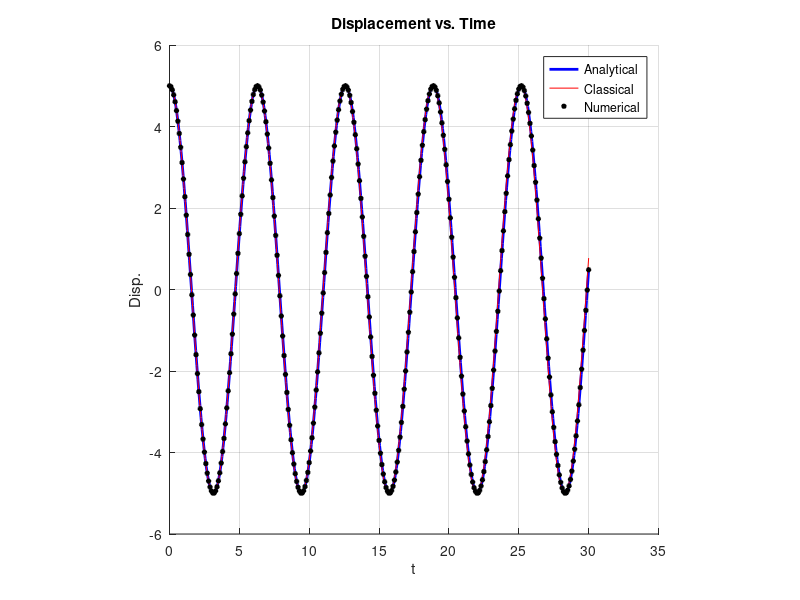

Write MATLAB code to recreate this figure.
clear all; clc;

% Parameters for Analytical and Classical Solution- %
w = 1; 
u_0 = 5;
v_0 = 0;
beta = 0.03;
gamma = 0.5;
% End of Parameters---------------------------------%

% Time Parameters-----------------------------------%
dt = 0.1;
tf = 30;
t0 = 0;
% End of Parameters---------------------------------%

% Numerical Analysis--------------------------------%
      nitems  = 4;               % total number of items stored in history
      nreport = 500;             % number of steps to output
      nsteps  = ceil((tf-t0)/dt); % total number of analysis time steps
      tf = nsteps*dt;
      nreport = min(nreport,nsteps);
      noutput = ceil(nsteps/nreport);
      history = zeros(nreport + 1,nitems);
      npts = 400;
      h = (tf - t0)/(npts - 1);
      
      
% Constants for Analytical, Numerical and Classical Solution-- %
      D1 = (w^2*dt^2*(beta - 1/2) - 1); 
      a = (w^2*dt^2*(2*beta - gamma + 1/2) - 2)/(2*D1);
      dot = (3/4*gamma*w^2*dt^2 - 1/16*w^2*dt^2 - 1/4*gamma^2*w^2*dt^2 ...
          - beta*w^2*dt^2 + 1);
      b = w*dt*sqrt(dot)/(D1);
      r2 = a^2 + b^2;
      phi = acos(a/(sqrt(r2)));
      u1s  = (u_0 + dt*v_0 - w^2*dt^2*beta*u_0)/(1 + w^2*dt^2*(1/2 - beta));
% End of Constants-------------------------------------------- %

% Numerical Part for Newmark's Method
%.... Initialize position, velocity, and put in 'xold' and 'vold' arrays
      xold = u_0;
      vold = v_0;
      
%.... Set time and output counters
      t = t0; out = 0; iout = 0;
      
%.... Compute initial acceleration from the equation of motion
      aold  = -w^2*u_0;
      
%.... Compute motion by numerical integration--loop over time steps
      for i=1:nsteps
          
%....... Write the values out to history, if appropriate
%        This segment writes a row to 'history' every 'noutput' steps
         if (out==0)
           iout = iout + 1;
           history(iout,:)=[t,xold,vold,aold];
           out = noutput;
         end
         out = out - 1;

%....... Compute the values of the state for the next time step         
         t = t + dt;
         
%....... Compute new acceleration from equation of motion 
         bn    = -(xold + dt^2*beta*aold + dt*vold);
         anew  = -w^2*bn/D1;
         
%....... Compute new velocity and position by Newmark         
         vnew   = vold + dt*(gamma*aold + (1-gamma)*anew);
         xnew   = xold + dt*vold + dt^2*(beta*aold + (1/2-beta)*anew);
         
%....... Put current state (new) into old slot to get ready for new step
%        Note that this approach allows us to only store two states as
%        we carry out the calculation: 'old' and 'new'
         aold = anew;
         vold = vnew;
         xold = xnew;
         
      end % loop over time steps

%.... Put very last point into the history array                
      iout = iout + 1;
      history(iout,:)=[t,xold,vold,aold];
      
%.... Plot Classical, Numerical and Analytical
t = t0;
ucomp = zeros(3,npts);
for i=1:npts
ucomp(1,i) = t;
ucomp(2,i) = (r2)^(t/(2*dt))*(u_0*cos(phi*t/dt) + (u1s - u_0*a)/(b)*sin(phi*t/dt));
ucomp(3,i) = u_0*cos(w*t) + v_0*sin(w*t)/w;
t = t + h;
end

 numerical = 1;      % =1 if you want the numerical soluton (black)
 classical = 1;      % =1 if you want the classical solution (red)
 numanaly  = 1;      % =1 if you want the analytical solution (blue)
 
fig=figure(1); clf; grid on; axis square; hold on;
xlabel('t'); ylabel('Disp.'); title('Displacement vs. Time');


if (numanaly  == 1)
    p = plot(ucomp(1,:),ucomp(2,:));
    hold on; set(p,'Color','blue','LineWidth',2);
end
if (classical == 1)
    p1 = plot(ucomp(1,:),ucomp(3,:));
    hold on; set(p1,'Color','red','LineWidth',0.5);
end

if (numerical  == 1)
    p = plot(history(1:iout,1),history(1:iout,2),...
        'o','MarkerFaceColor','k','Linewidth',1,...
        'MarkerEdgeColor','k','MarkerSize',3);
end

legend('Analytical','Classical','Numerical')